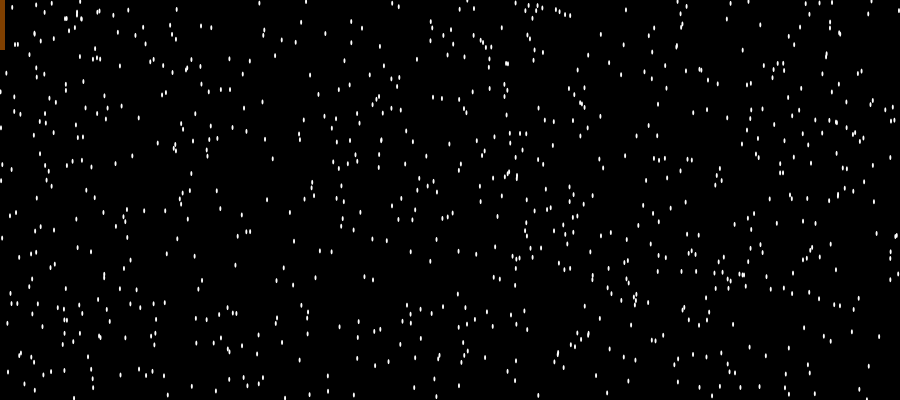
Frame 1 (no input)
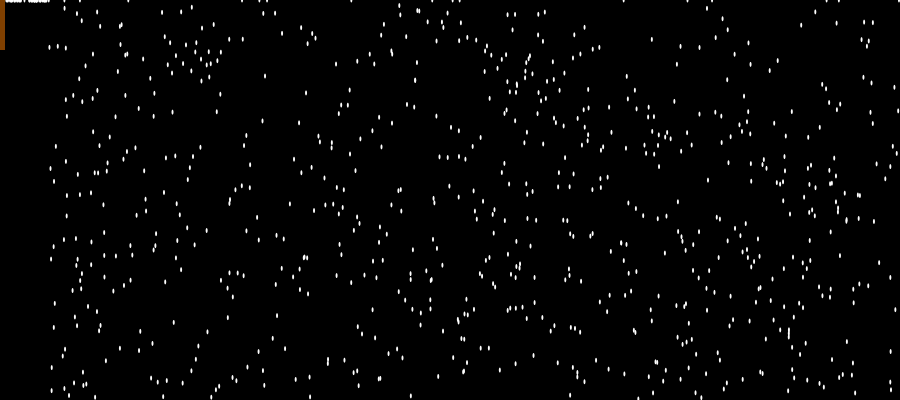
Frame 60 (the mouse pressed at the canvas centre just before this capture)
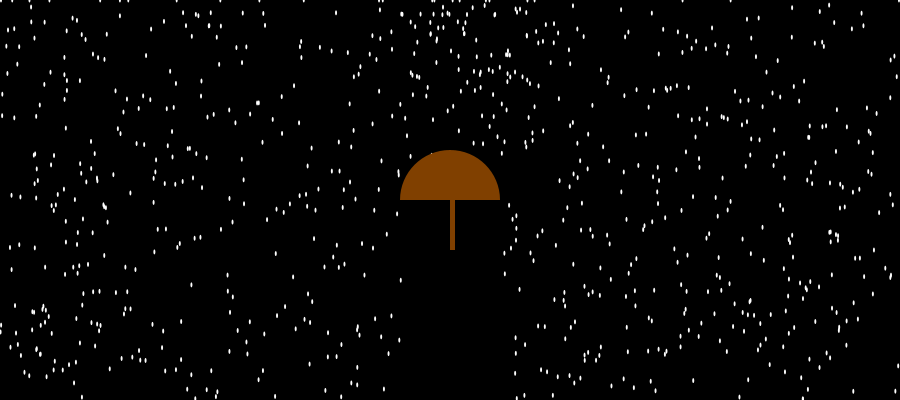
Frame 120 (the mouse held since frame 60 and released just before this capture)

The Processing sketch that drew these frames (run headless with seeded random() and noise(); from frame 60 on, the mouse is pressed at the canvas centre):

// Processing sketch: processing_59683
// ── processing_59683.pde


class Gota {
 float x, y, a, b;
 float speed;
 
 Gota() {
  x = random(width);
  y = random(height);
  a = 2;
  b = 5;
  speed = random(5,15);
 }
  
 void display() {
   fill(255);
   noStroke();
   ellipse(x,y,a,b);
 }
  
 void fall() {
   y = y + speed;
 }
  
 void stop(Sombrilla u) {
  if (y > 400) {
    y = 0;
  }
   
  if (y > u.y-5 && x > u.x-49 && x < u.x+49) {
    y = 0;
  }
   
 }
}
class Sombrilla {
  float x, y, a, b;
 
  Sombrilla() {
    x = 0;
    y = 0;
    a = 100;
    b = 100;
  }
 
  void display() {
    x = mouseX;
    y = mouseY;
     
     
    fill(128,64,0);
    rect(x,y,5,50);
    fill(128,64,0);
    noStroke();
    arc(x,y,a,b, PI, TWO_PI);
  }
}
Sombrilla sombrilla;

Gota [] gotas = new Gota[800];
 
void setup() {
  size(900,400);
  smooth();
  for (int i = 0; i < gotas.length; i++) {
    gotas [i] = new Gota();
  }
    sombrilla = new Sombrilla();
   
}
 
void draw() {
  background(0);
  for (int i = 0; i < gotas.length; i++) {
    gotas[i].display();
    gotas[i].fall();
    gotas[i].stop(sombrilla);
 
  }
   
  sombrilla.display();
  
 
}

/*void draw()
{ 

  a = map(90,0,width,0,9);
  beginShape();
  for(int i=0; i<360; i++)
  {
    float y = height/2 -cos( radians(i) )*r;
    float x = width/2- sin( radians(i) ) * pow(sin(radians(i)/2), a) *r;
    vertex(x/5,y/5);
  }
  endShape();
}

Profe, 
1. Originalmente tratamos de hacer las gotas con coordenadas polares, pero al crear la clase, no nos funciona, no sabemos si es debido a las funciones matematicas o algun 
otro inconveniente, esa pate del codigo es la que se encuentra anterior a este comentario, debido a esto creamos otra clase de lluvia sin funciones matematicas.
2. El juego se trata, como ya previamente le habiamos comentado, de una sombrilla, y al caer la lluvia esta la detiene, (la sombrilla se puede mover).
3. Nos guiamos de el siguiente link donde muestra una animacion de unas pelotas que al caer rebotan.  http://processing.org/learning/topics/arraylistclass.html
*/
